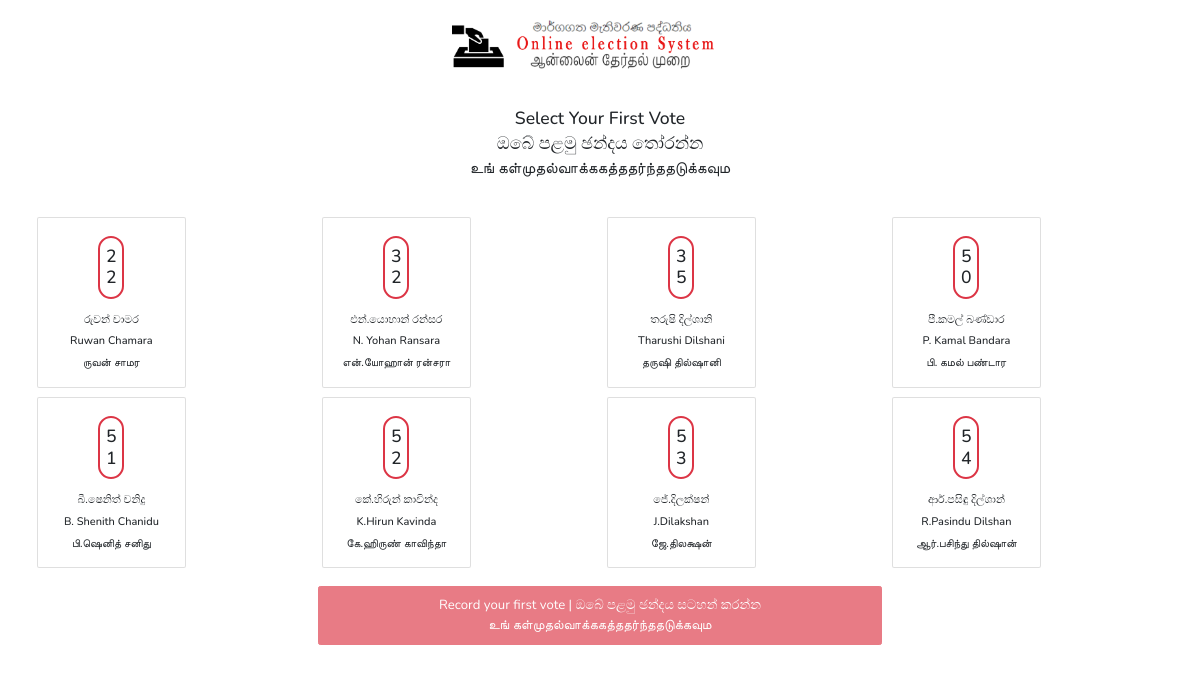
The page /firstVote.php?party_id=5 on the database its author committed.
### tables this page shows
CREATE TABLE `candidates` (
  `id` int(11) NOT NULL,
  `pid` int(11) NOT NULL,
  `namee` text NOT NULL,
  `names` text NOT NULL,
  `namet` text NOT NULL,
  `number` int(11) NOT NULL,
  `constituency` text NOT NULL
);

### firstVote.php (the view, shortened to what this page needs)
<?php
include('database.php');
if(date('Y-m-d') != "2023-09-14" and !(isset($_GET['party_id'])) and !isset($_SESSION['user_nic'])){
	header("Location:index");
}
else if(isset($_GET['party_id'])){
	$party_id = $_GET['party_id'];
}
else{
	header("Location:index");
}
?>
<!DOCTYPE html>
<html lang="en">
<head>
	<link href="/projects/Election2/assets/css/styles.css" rel="stylesheet" />
    <link rel="stylesheet" href="/projects/Election2/assets/css/style.css">
	<link rel="stylesheet" href="../assets/boostrap/css/bootstrap.css">
</head>
<body oncontextmenu = "return false;">
<header>
<div class="header-1" style = "background:#fff;">
<center><a href="#" class="logo" style = 'color:#fe2121;'>
<img src = '../assets/images/logo2.png'></a>
</div>
</header>
<section class="content text-center">
	<h2>Select Your first Vote</h2>
	<h2 class = "sinhala"> ඔබේ පළමු ඡන්දය තෝරන්න </h2>
	<h3>உங் கள்முதல்வாக்ககத்ததர்ந்ததடுக்கவும</h3>
</section>
<section class="container">
	<form action="../processing" method = 'post'>
	<div class="row">
		<?php
			$sql = "SELECT * FROM candidates where pid = {$party_id}";
			$result = $conn->query($sql);
			if ($result->num_rows > 0){
				while($row = $result->fetch_assoc()){
					$id = $row['id'];
					$namee = $row['namee'];
					$names = $row['names'];
					$namet = $row['namet'];
					$number = $row['number'];
					echo "
					<div class='col-sm-3 mb-3'>
					<input style = 'display:none;' type = 'radio' value = '{$id}' id = '{$id}' name = 'first_vote' class = 'first_vote' style = ''>
					<label for = '{$id}'>
					<div class='card vote vote_{$id}' style=\"width: 17rem;\">
					<div class='card-body' title = '{$names}'>
						<center>";
						if($number != 0){
							echo "
							<h5 class=\"card-title fs-2 mt-3 mb-4 px-1 py-3\" style = 'border:2px solid #DC3545;border-radius:100px;width:20%;'>
								{$number}
							</h5>";
						}
						echo "<h5 class='card-title fs-5 mb-3'>{$names}</h5>
							<h5 class='card-title fs-5 mb-3'>{$namee}</h5>
							<h5 class='card-title fs-5 mb-3'>{$namet}</h5>
						</center>
					</div>
					</div>
					</label>
				</div>
					";
				}
			}
			?>
	</div>
	<center>
		<button type='submit' name = 'select_first_vote' class='btn btn-danger w-50 py-3 fs-4' disabled>Record your first vote | ඔබේ පළමු ඡන්දය සටහන් කරන්න <br> உங் கள்முதல்வாக்ககத்ததர்ந்ததடுக்கவும</button>
	</center>
	</form>
</section>
<br><br>
</body>
</html>

### assets/css/style.css (style rules this page uses)
:root { --purple:#9900cf; --black:#2c2c54; }
* { font-family: 'Nunito', sans-serif; margin:0; padding:0; box-sizing: border-box; outline: none; border:none; text-decoration: none; text-transform: capitalize; transition: all .2s linear; }
html { font-size: 62.5%; overflow-x: hidden; scroll-padding-top: 6.5rem; scroll-behavior: smooth; }
section { padding:2rem 9%; }
.btn { display: inline-block; margin-top: 1rem; background:var(--purple); color:#fff; padding:.8rem 3rem; font-size: 1.7rem; text-align: center; cursor: pointer; }
.header-1 { background:#eee; display: flex; align-items: center; justify-content: space-between; padding:2rem 9%; }
.logo { color:var(--purple); font-weight: bolder; font-size: 3rem; text-decoration:none; }
@media (max-width:1200px) { html { font-size: 55%; } }

### firstVote.php (style rules this page uses)
.header-1 img { width:30%; }
.sinhala { font-family: 'FMBindumathi x'; src: url ('FM-Bindumathi.TTF'); }

### rows shown on the page
candidates: number "22", names "රුවන් චාමර", namee "Ruwan Chamara", namet "ருவன் சாமர"
candidates: number "32", names "එන්.යොහාන් රන්සර", namee "N. Yohan Ransara", namet "என்.யோஹான் ரன்சரா"
candidates: number "35", names "තරුෂි දිල්ශානි", namee "Tharushi Dilshani", namet "தருஷி தில்ஷானி"
candidates: number "50", names "පී.කමල් බණ්ඩාර", namee "P. Kamal Bandara", namet "பி. கமல் பண்டார"
candidates: number "51", names "බී.ෂෙනිත් චනිදු", namee "B. Shenith Chanidu", namet "பி.ஷெனித் சனிது"
candidates: number "52", names "කේ.හිරුන් කාවින්ද", namee "K.Hirun Kavinda", namet "கே.ஹிருண் காவிந்தா"
candidates: number "53", names "ජේ.දිලක්ෂන්", namee "J.dilakshan", namet "ஜே.திலக்ஷன்"
candidates: number "54", names "ආර්.පසිඳු දිල්ශාන්", namee "R.pasindu Dilshan", namet "ஆர்.பசிந்து தில்ஷான்"
